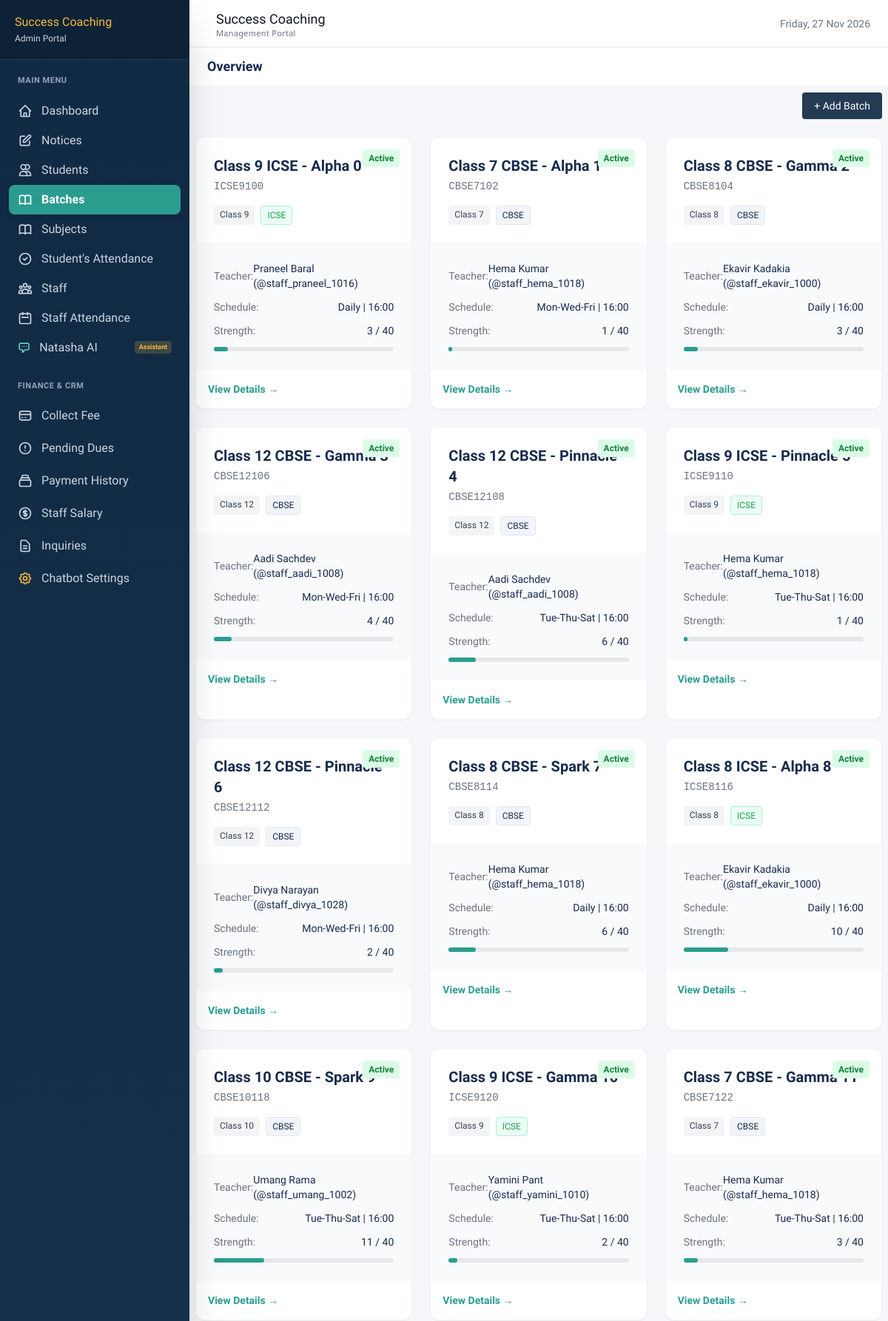
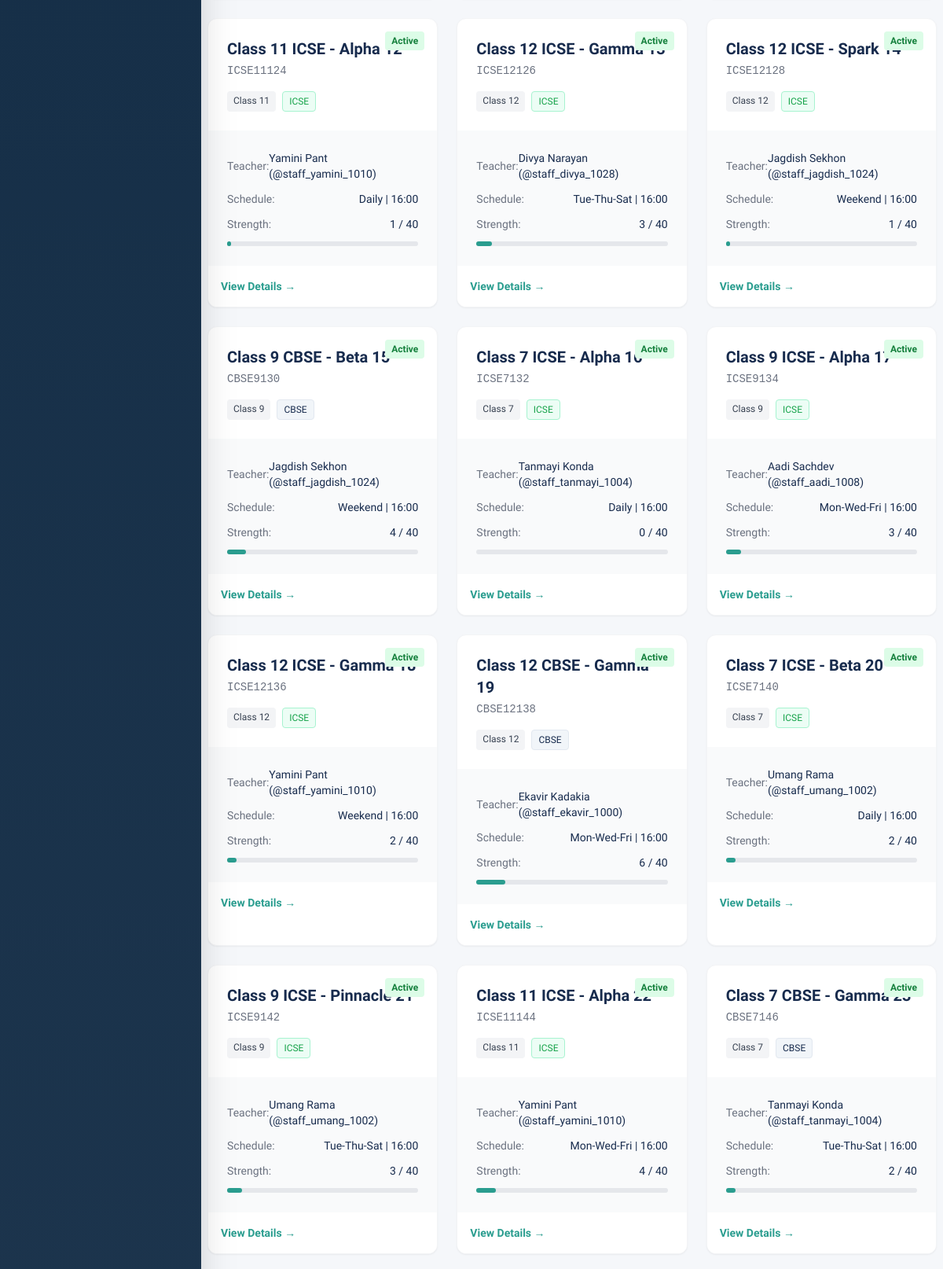
/dashboard/batches/ (signed in, upper part), run on the app's committed database (2 pictures, top to bottom).
### batches/models.py (models this page shows, shortened)
class Batch(models.Model):
    DAYS_CHOICES = [
        ('MWF', 'Mon-Wed-Fri'),
        ('TTS', 'Tue-Thu-Sat'),
        ('DAILY', 'Daily'),
        ('WEEKEND', 'Weekend'),
    ]
    TIME_SLOT_CHOICES = [
        ('morning', 'Morning (6AM–9AM)'),
        ('afternoon', 'Afternoon (12PM–3PM)'),
        ('evening', 'Evening (4PM–7PM)'),
    ]
    batch_name = models.CharField(max_length=100)
    batch_code = models.CharField(max_length=20, unique=True)
    class_level = models.CharField(max_length=5, choices=[(str(i), f'Class {i}') for i in range(5, 13)])
    board = models.CharField(max_length=10, choices=[('CBSE', 'CBSE'), ('ICSE', 'ICSE'), ('BOTH', 'Both')])
    subjects = models.ManyToManyField(Subject, blank=True)
    teacher = models.ForeignKey('staff.Staff', on_delete=models.SET_NULL, null=True)
    students = models.ManyToManyField('students.Student', blank=True, related_name='batches')
    days = models.CharField(max_length=20, choices=DAYS_CHOICES)
    time_slot = models.CharField(max_length=20, choices=TIME_SLOT_CHOICES)
    start_time = models.TimeField()
    end_time = models.TimeField()
    start_date = models.DateField()
    max_students = models.IntegerField(default=30)
    is_active = models.BooleanField(default=True)
    room_number = models.CharField(max_length=20, blank=True)
    monthly_fee = models.DecimalField(max_digits=8, decimal_places=2)
    @property
    def current_strength(self):
        return self.students.filter(is_active=True).count()

### staff/models.py (models this page shows, shortened)
class Staff(models.Model):
    user = models.OneToOneField(settings.AUTH_USER_MODEL, on_delete=models.CASCADE)
    employee_id = models.CharField(max_length=20, unique=True)
    designation = models.CharField(max_length=100)
    subject_expertise = models.CharField(max_length=200)
    qualification = models.CharField(max_length=200)
    date_of_joining = models.DateField()
    salary = models.DecimalField(max_digits=10, decimal_places=2)
    is_active = models.BooleanField(default=True)
    address = models.TextField(blank=True)
    emergency_contact = models.CharField(max_length=15, blank=True)

### accounts/models.py (models this page shows)
class User(AbstractUser):
    ROLE_CHOICES = [('admin', 'Admin'), ('staff', 'Staff'), ('student', 'Student')]
    role = models.CharField(max_length=20, choices=ROLE_CHOICES, default='student')
    phone = models.CharField(max_length=15, blank=True)
    profile_photo = models.ImageField(upload_to='profiles/', blank=True, null=True)
    created_at = models.DateTimeField(auto_now_add=True)

### batches/views.py (the view)
# urls.py: path('', views.batch_list, name='batch_list'),
@staff_or_admin_required
def batch_list(request):
    user = request.user
    if user.role == 'admin':
        batches = Batch.objects.all()
    else:
        try:
            batches = Batch.objects.filter(teacher=user.staff)
        except Exception:
            batches = Batch.objects.none()
    return render(request, 'dashboard/batches/list.html', {
        'batches': batches,
        'readonly': user.role == 'staff',
    })

### accounts/context_processors.py (called while the page is built)
def dashboard_base(request):
    context = {}
    if not request.user.is_authenticated:
        context['base_template'] = 'base_dashboard.html'
        return context
    if request.user.role == 'staff':
        context['base_template'] = 'base_staff.html'
        context['active_notices'] = Notice.objects.filter(is_active=True)
    elif request.user.role == 'student':
        context['base_template'] = 'base_dashboard.html'
        context['active_notices'] = Notice.objects.filter(is_active=True, target_audience='all')
    else:
        context['base_template'] = 'base_dashboard.html'
        context['active_notices'] = Notice.objects.filter(is_active=True)
    return context

### templates/dashboard/batches/list.html (shortened to what this page needs)
{% extends base_template %}
{% block content %}
<div class="mb-6 flex justify-between items-center">
    <a href="{% url 'batch_add' %}" class="bg-primary text-white px-4 py-2 rounded font-medium text-sm hover:bg-[#102A43] transition shadow-sm">+ Add Batch</a>
</div>
<div class="grid grid-cols-1 md:grid-cols-2 lg:grid-cols-3 gap-6">
    {% for batch in batches %}
    <div class="bg-white rounded-xl shadow-sm border border-gray-100 overflow-hidden relative">
        {% if batch.is_active %}
        <div class="absolute top-4 right-4 bg-green-100 text-green-700 px-2 py-1 rounded text-xs font-bold">Active</div>
        {% else %}
        <div class="absolute top-4 right-4 bg-red-100 text-red-700 px-2 py-1 rounded text-xs font-bold">Inactive</div>
        {% endif %}
        <div class="p-6 border-b border-gray-50">
            <h3 class="text-xl font-bold text-dark mb-1">{{ batch.batch_name }}</h3>
            <div class="text-sm text-gray-500 font-mono">{{ batch.batch_code }}</div>
            <div class="mt-4 flex gap-2">
                <span class="bg-gray-100 text-gray-700 px-2 py-1 rounded text-xs font-medium">Class {{ batch.class_level }}</span>
                {% if batch.board == 'CBSE' %}
                <span class="bg-slate-100 text-dark border border-border px-2 py-1 rounded text-xs font-medium">{{ batch.board }}</span>
                {% elif batch.board == 'ICSE' %}
                <span class="bg-emerald-50 text-[#16A34A] border border-emerald-200 px-2 py-1 rounded text-xs font-medium">{{ batch.board }}</span>
                {% else %}
                <span class="bg-teal-50 text-secondary border border-teal-200 px-2 py-1 rounded text-xs font-medium">{{ batch.board }}</span>
                {% endif %}
            </div>
        </div>
        <div class="p-6 bg-gray-50 text-sm space-y-3">
            <div class="flex items-center justify-between">
                <span class="text-gray-500">Teacher:</span>
                <span class="font-medium text-dark">{% if batch.teacher %}{{ batch.teacher.user.get_full_name }} (@{{ batch.teacher.user.username }}){% else %}Unassigned{% endif %}</span>
            </div>
            <div class="flex items-center justify-between">
                <span class="text-gray-500">Schedule:</span>
                <span class="font-medium text-dark">{{ batch.get_days_display }} | {{ batch.start_time|time:"H:i" }}</span>
            </div>
            <div class="flex items-center justify-between">
                <span class="text-gray-500">Strength:</span>
                <span class="font-medium text-dark">{{ batch.current_strength }} / {{ batch.max_students }}</span>
            </div>
            <div class="w-full bg-gray-200 rounded-full h-1.5 mt-2">
                <div class="bg-secondary h-1.5 rounded-full" style="width: {% widthratio batch.current_strength batch.max_students 100 %}%"></div>
            </div>
        </div>
        <div class="p-4 bg-white flex justify-between border-t border-gray-50">
            <a href="{% url 'batch_detail' batch.pk %}" class="text-sm font-bold text-secondary hover:underline">View Details &rarr;</a>
        </div>
    </div>
    {% empty %}
    <div class="col-span-full p-12 text-center text-gray-500 bg-white rounded-xl shadow-sm border border-gray-100">
        No batches found. Create your first batch.
    </div>
    {% endfor %}
</div>
{% endblock %}

### templates/base_dashboard.html (style rules this page uses)
body { font-family: 'Hind', sans-serif; color: #172B4D; background-color: #F5F7FA; }

### data on the page
Batch: is_active "Active", batch_name "Class 9 ICSE - Alpha 0", batch_code "ICSE9100", class_level "9", board "ICSE", teacher.user.get_full_name "Praneel Baral", teacher.user.username "staff_praneel_1016", days "Daily", start_time "16:00", current_strength "3", max_students "40"
Batch: is_active "Active", batch_name "Class 7 CBSE - Alpha 1", batch_code "CBSE7102", class_level "7", board "CBSE", teacher.user.get_full_name "Hema Kumar", teacher.user.username "staff_hema_1018", days "Mon-Wed-Fri", start_time "16:00", current_strength "1", max_students "40"
Batch: is_active "Active", batch_name "Class 8 CBSE - Gamma 2", batch_code "CBSE8104", class_level "8", board "CBSE", teacher.user.get_full_name "Ekavir Kadakia", teacher.user.username "staff_ekavir_1000", days "Daily", start_time "16:00", current_strength "3", max_students "40"
Batch: is_active "Active", batch_name "Class 12 CBSE - Gamma 3", batch_code "CBSE12106", class_level "12", board "CBSE", teacher.user.get_full_name "Aadi Sachdev", teacher.user.username "staff_aadi_1008", days "Mon-Wed-Fri", start_time "16:00", current_strength "4", max_students "40"
Batch: is_active "Active", batch_name "Class 12 CBSE - Pinnacle 4", batch_code "CBSE12108", class_level "12", board "CBSE", teacher.user.get_full_name "Aadi Sachdev", teacher.user.username "staff_aadi_1008", days "Tue-Thu-Sat", start_time "16:00", current_strength "6", max_students "40"
Batch: is_active "Active", batch_name "Class 9 ICSE - Pinnacle 5", batch_code "ICSE9110", class_level "9", board "ICSE", teacher.user.get_full_name "Hema Kumar", teacher.user.username "staff_hema_1018", days "Tue-Thu-Sat", start_time "16:00", current_strength "1", max_students "40"
Batch: is_active "Active", batch_name "Class 12 CBSE - Pinnacle 6", batch_code "CBSE12112", class_level "12", board "CBSE", teacher.user.get_full_name "Divya Narayan", teacher.user.username "staff_divya_1028", days "Mon-Wed-Fri", start_time "16:00", current_strength "2", max_students "40"
Batch: is_active "Active", batch_name "Class 8 CBSE - Spark 7", batch_code "CBSE8114", class_level "8", board "CBSE", teacher.user.get_full_name "Hema Kumar", teacher.user.username "staff_hema_1018", days "Daily", start_time "16:00", current_strength "6", max_students "40"
Batch: is_active "Active", batch_name "Class 8 ICSE - Alpha 8", batch_code "ICSE8116", class_level "8", board "ICSE", teacher.user.get_full_name "Ekavir Kadakia", teacher.user.username "staff_ekavir_1000", days "Daily", start_time "16:00", current_strength "10", max_students "40"
Batch: is_active "Active", batch_name "Class 10 CBSE - Spark 9", batch_code "CBSE10118", class_level "10", board "CBSE", teacher.user.get_full_name "Umang Rama", teacher.user.username "staff_umang_1002", days "Tue-Thu-Sat", start_time "16:00", current_strength "11", max_students "40"
Batch: is_active "Active", batch_name "Class 9 ICSE - Gamma 10", batch_code "ICSE9120", class_level "9", board "ICSE", teacher.user.get_full_name "Yamini Pant", teacher.user.username "staff_yamini_1010", days "Tue-Thu-Sat", start_time "16:00", current_strength "2", max_students "40"
Batch: is_active "Active", batch_name "Class 7 CBSE - Gamma 11", batch_code "CBSE7122", class_level "7", board "CBSE", teacher.user.get_full_name "Hema Kumar", teacher.user.username "staff_hema_1018", days "Tue-Thu-Sat", start_time "16:00", current_strength "3", max_students "40"
Batch: is_active "Active", batch_name "Class 11 ICSE - Alpha 12", batch_code "ICSE11124", class_level "11", board "ICSE", teacher.user.get_full_name "Yamini Pant", teacher.user.username "staff_yamini_1010", days "Daily", start_time "16:00", current_strength "1", max_students "40"
Batch: is_active "Active", batch_name "Class 12 ICSE - Gamma 13", batch_code "ICSE12126", class_level "12", board "ICSE", teacher.user.get_full_name "Divya Narayan", teacher.user.username "staff_divya_1028", days "Tue-Thu-Sat", start_time "16:00", current_strength "3", max_students "40"
Batch: is_active "Active", batch_name "Class 12 ICSE - Spark 14", batch_code "ICSE12128", class_level "12", board "ICSE", teacher.user.get_full_name "Jagdish Sekhon", teacher.user.username "staff_jagdish_1024", days "Weekend", start_time "16:00", current_strength "1", max_students "40"
Batch: is_active "Active", batch_name "Class 9 CBSE - Beta 15", batch_code "CBSE9130", class_level "9", board "CBSE", teacher.user.get_full_name "Jagdish Sekhon", teacher.user.username "staff_jagdish_1024", days "Weekend", start_time "16:00", current_strength "4", max_students "40"
Batch: is_active "Active", batch_name "Class 7 ICSE - Alpha 16", batch_code "ICSE7132", class_level "7", board "ICSE", teacher.user.get_full_name "Tanmayi Konda", teacher.user.username "staff_tanmayi_1004", days "Daily", start_time "16:00", current_strength "0", max_students "40"
Batch: is_active "Active", batch_name "Class 9 ICSE - Alpha 17", batch_code "ICSE9134", class_level "9", board "ICSE", teacher.user.get_full_name "Aadi Sachdev", teacher.user.username "staff_aadi_1008", days "Mon-Wed-Fri", start_time "16:00", current_strength "3", max_students "40"
Batch: is_active "Active", batch_name "Class 12 ICSE - Gamma 18", batch_code "ICSE12136", class_level "12", board "ICSE", teacher.user.get_full_name "Yamini Pant", teacher.user.username "staff_yamini_1010", days "Weekend", start_time "16:00", current_strength "2", max_students "40"
Batch: is_active "Active", batch_name "Class 12 CBSE - Gamma 19", batch_code "CBSE12138", class_level "12", board "CBSE", teacher.user.get_full_name "Ekavir Kadakia", teacher.user.username "staff_ekavir_1000", days "Mon-Wed-Fri", start_time "16:00", current_strength "6", max_students "40"
Batch: is_active "Active", batch_name "Class 7 ICSE - Beta 20", batch_code "ICSE7140", class_level "7", board "ICSE", teacher.user.get_full_name "Umang Rama", teacher.user.username "staff_umang_1002", days "Daily", start_time "16:00", current_strength "2", max_students "40"
Batch: is_active "Active", batch_name "Class 9 ICSE - Pinnacle 21", batch_code "ICSE9142", class_level "9", board "ICSE", teacher.user.get_full_name "Umang Rama", teacher.user.username "staff_umang_1002", days "Tue-Thu-Sat", start_time "16:00", current_strength "3", max_students "40"
Batch: is_active "Active", batch_name "Class 11 ICSE - Alpha 22", batch_code "ICSE11144", class_level "11", board "ICSE", teacher.user.get_full_name "Yamini Pant", teacher.user.username "staff_yamini_1010", days "Mon-Wed-Fri", start_time "16:00", current_strength "4", max_students "40"
Batch: is_active "Active", batch_name "Class 7 CBSE - Gamma 23", batch_code "CBSE7146", class_level "7", board "CBSE", teacher.user.get_full_name "Tanmayi Konda", teacher.user.username "staff_tanmayi_1004", days "Tue-Thu-Sat", start_time "16:00", current_strength "2", max_students "40"
